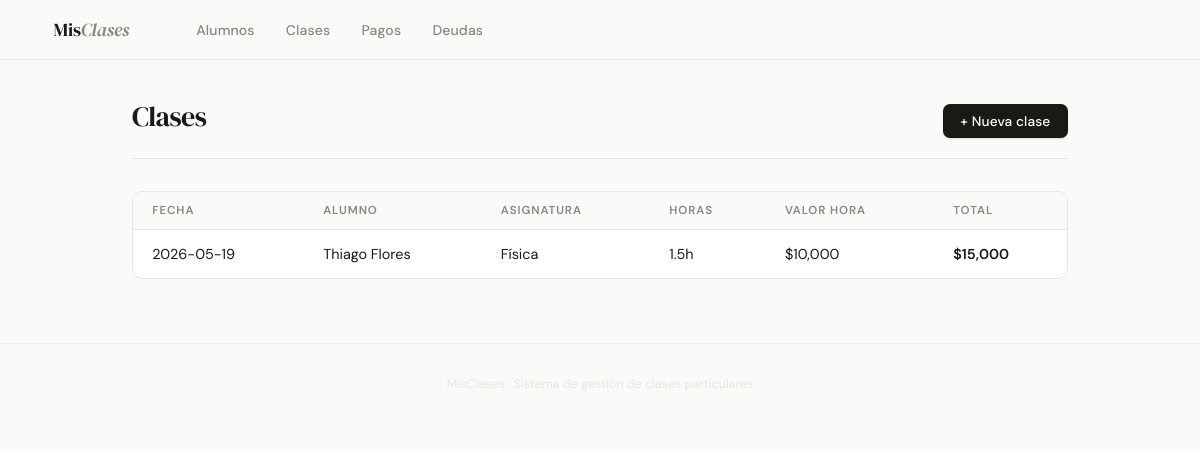
The app's page /clases, older data.
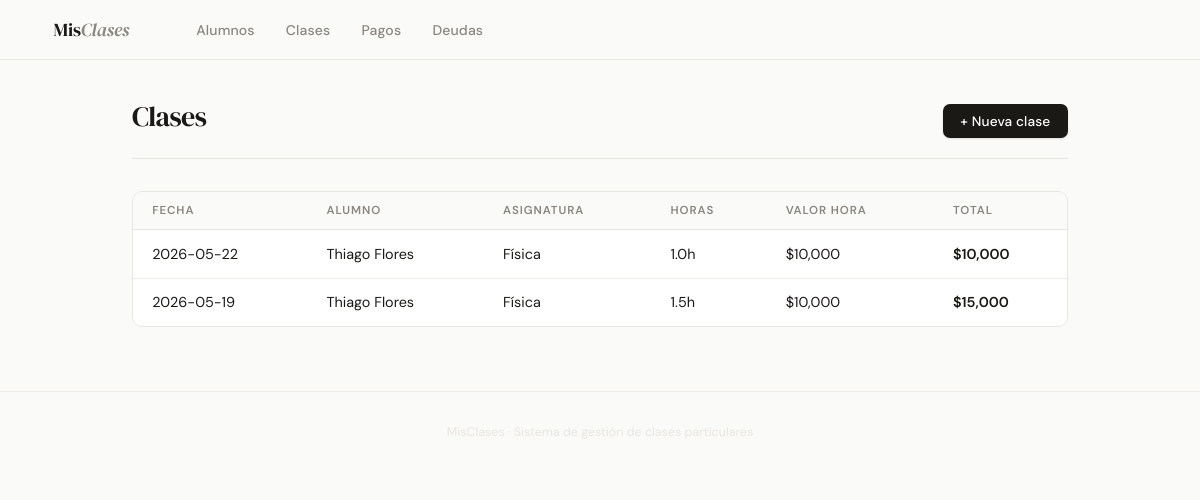
The same page, newer data.
### tables this page shows
CREATE TABLE clases (
    id            INTEGER PRIMARY KEY AUTOINCREMENT,
    fecha         DATE NOT NULL,
    id_alumno     INTEGER NOT NULL REFERENCES alumnos(id),
    id_asignatura INTEGER NOT NULL REFERENCES asignaturas(id),
    horas         REAL NOT NULL,
    valor_hora    REAL NOT NULL,
    total         REAL GENERATED ALWAYS AS (horas * valor_hora) STORED
);

CREATE TABLE alumnos (
    id          INTEGER PRIMARY KEY AUTOINCREMENT,
    nombre      TEXT NOT NULL,
    telefono    TEXT,
    año_curso   TEXT,
    id_colegio  INTEGER REFERENCES colegios(id),
    id_docente  INTEGER REFERENCES docentes(id)
);

CREATE TABLE asignaturas (
    id     INTEGER PRIMARY KEY AUTOINCREMENT,
    nombre TEXT NOT NULL
);

### app.py (the view)
@app.route("/clases")
def clases():
    conn = get_db()
    lista = conn.execute("""
        SELECT cl.id, cl.fecha, a.nombre AS alumno,
               as_.nombre AS asignatura,
               cl.horas, cl.valor_hora, cl.total
        FROM clases cl
        JOIN alumnos a   ON cl.id_alumno     = a.id
        JOIN asignaturas as_ ON cl.id_asignatura = as_.id
        ORDER BY cl.fecha DESC
    """).fetchall()
    conn.close()
    return render_template("clases.html", clases=lista)

### app.py (called while the page is built)
def get_db():
    conn = sqlite3.connect(DB)
    conn.row_factory = sqlite3.Row  # permite acceder a columnas por nombre
    conn.execute("PRAGMA foreign_keys = ON")
    return conn

### templates/clases.html (shortened to what this page needs)
{% extends "base.html" %}
{% block content %}
<div class="page-header">
    <h1>Clases</h1>
    <a href="/clases/nueva" class="btn btn-primary">+ Nueva clase</a>
</div>
<div class="table-wrap">
    <table>
        <thead>
            <tr>
                <th>Fecha</th>
                <th>Alumno</th>
                <th>Asignatura</th>
                <th>Horas</th>
                <th>Valor hora</th>
                <th>Total</th>
            </tr>
        </thead>
        <tbody>
            {% for c in clases %}
            <tr>
                <td>{{ c.fecha }}</td>
                <td>{{ c.alumno }}</td>
                <td>{{ c.asignatura }}</td>
                <td>{{ c.horas }}h</td>
                <td class="amount">${{ "{:,.0f}".format(c.valor_hora) }}</td>
                <td class="amount amount-total">${{ "{:,.0f}".format(c.total) }}</td>
            </tr>
            {% else %}
            <tr class="empty-row">
                <td colspan="6">No hay clases registradas todavía.</td>
            </tr>
            {% endfor %}
        </tbody>
    </table>
</div>
{% endblock %}

### templates/base.html (shortened to what this page needs)
<!DOCTYPE html>
<html lang="es">
<head>
</head>
<body>
<nav>
    <a href="/alumnos" class="brand">Mis<em>Clases</em></a>
    <div class="nav-links">
        <a href="/alumnos">Alumnos</a>
        <a href="/clases">Clases</a>
        <a href="/pagos">Pagos</a>
        <a href="/deudas">Deudas</a>
    </div>
</nav>
<main>
    {% block content %}{% endblock %}
</main>
<footer>MisClases · Sistema de gestión de clases particulares</footer>
</body>
</html>

### templates/base.html (style rules this page uses)
:root { --bg: #fafaf8; --surface: #ffffff; --border: #e8e6e0; --border2: #f0ede8; --text: #1a1916; --muted: #8a8680; --accent: #2563eb; --accent-bg: #eff6ff; --success: #15803d; --success-bg:#f0fdf4; --danger: #dc2626; --danger-bg: #fef2f2; --nav-h: 60px; }
*, *::before, *::after { box-sizing: border-box; margin: 0; padding: 0; }
html { scroll-behavior: smooth; }
body { font-family: 'DM Sans', sans-serif; background: var(--bg); color: var(--text); min-height: 100vh; -webkit-font-smoothing: antialiased; }
nav { position: sticky; top: 0; z-index: 100; height: var(--nav-h); background: rgba(250,250,248,0.92); backdrop-filter: blur(12px); border-bottom: 1px solid var(--border); display: flex; align-items: center; padding: 0 2.5rem; gap: 0; }
.brand { font-family: 'DM Serif Display', Georgia, serif; font-size: 1.15rem; color: var(--text); letter-spacing: -0.01em; margin-right: 2.5rem; text-decoration: none; flex-shrink: 0; }
.brand em { font-style: italic; color: var(--muted); }
.nav-links { display: flex; gap: 0.25rem; flex: 1; }
nav a { color: var(--muted); text-decoration: none; font-size: 0.875rem; font-weight: 500; padding: 0.4rem 0.85rem; border-radius: 6px; transition: color 0.15s, background 0.15s; letter-spacing: 0.01em; }
main { max-width: 1000px; margin: 0 auto; padding: 2.5rem 2rem 4rem; animation: fadeUp 0.35s ease both; }
.page-header { display: flex; align-items: baseline; justify-content: space-between; margin-bottom: 2rem; padding-bottom: 1.25rem; border-bottom: 1px solid var(--border); }
h1 { font-family: 'DM Serif Display', Georgia, serif; font-size: 1.75rem; font-weight: 400; color: var(--text); letter-spacing: -0.02em; line-height: 1.2; }
.table-wrap { background: var(--surface); border: 1px solid var(--border); border-radius: 10px; overflow: hidden; }
table { width: 100%; border-collapse: collapse; }
thead tr { border-bottom: 1px solid var(--border); }
th { padding: 0.7rem 1.2rem; text-align: left; font-size: 0.72rem; font-weight: 600; text-transform: uppercase; letter-spacing: 0.08em; color: var(--muted); background: var(--bg); }
td { padding: 0.85rem 1.2rem; font-size: 0.9rem; border-bottom: 1px solid var(--border2); color: var(--text); line-height: 1.4; }
tr:last-child td { border-bottom: none; }
tbody tr { transition: background 0.1s; }
.btn { display: inline-flex; align-items: center; gap: 0.4rem; padding: 0.5rem 1.1rem; border-radius: 7px; font-size: 0.855rem; font-weight: 500; font-family: 'DM Sans', sans-serif; text-decoration: none; cursor: pointer; border: none; transition: background 0.15s, box-shadow 0.15s, transform 0.1s; letter-spacing: 0.01em; }
.btn-primary { background: var(--text); color: #fff; box-shadow: 0 1px 2px rgba(0,0,0,0.12); }
.amount { font-variant-numeric: tabular-nums; }
.amount-total { font-weight: 600; }
footer { text-align: center; padding: 2rem; font-size: 0.78rem; color: var(--border); border-top: 1px solid var(--border2); }

Row changes from the older to the newer data that the page shows:
added clases: fecha "2026-05-22", alumno "Thiago Flores", asignatura "Física", horas "1.0", valor_hora "10,000", total "10,000"
